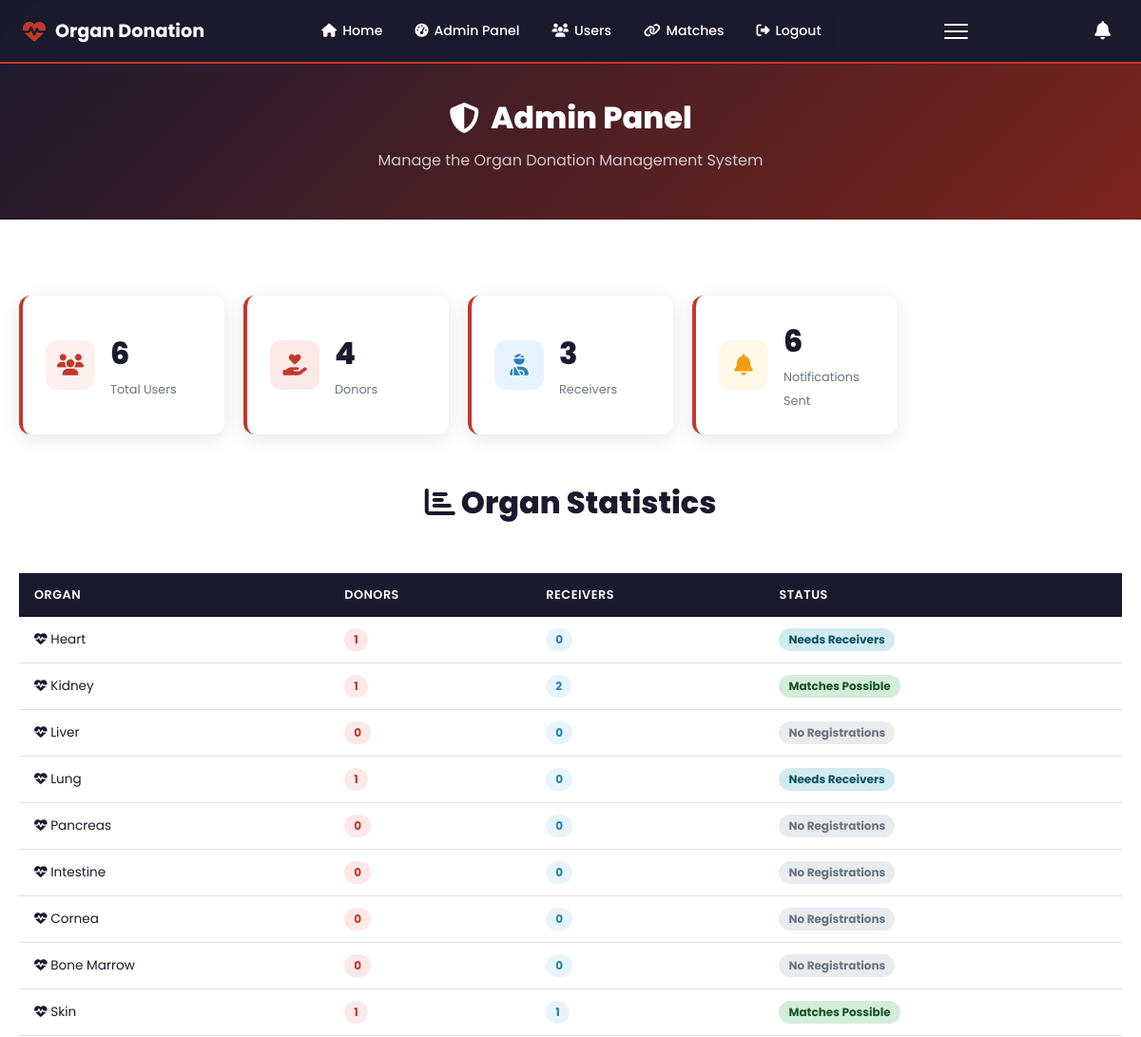
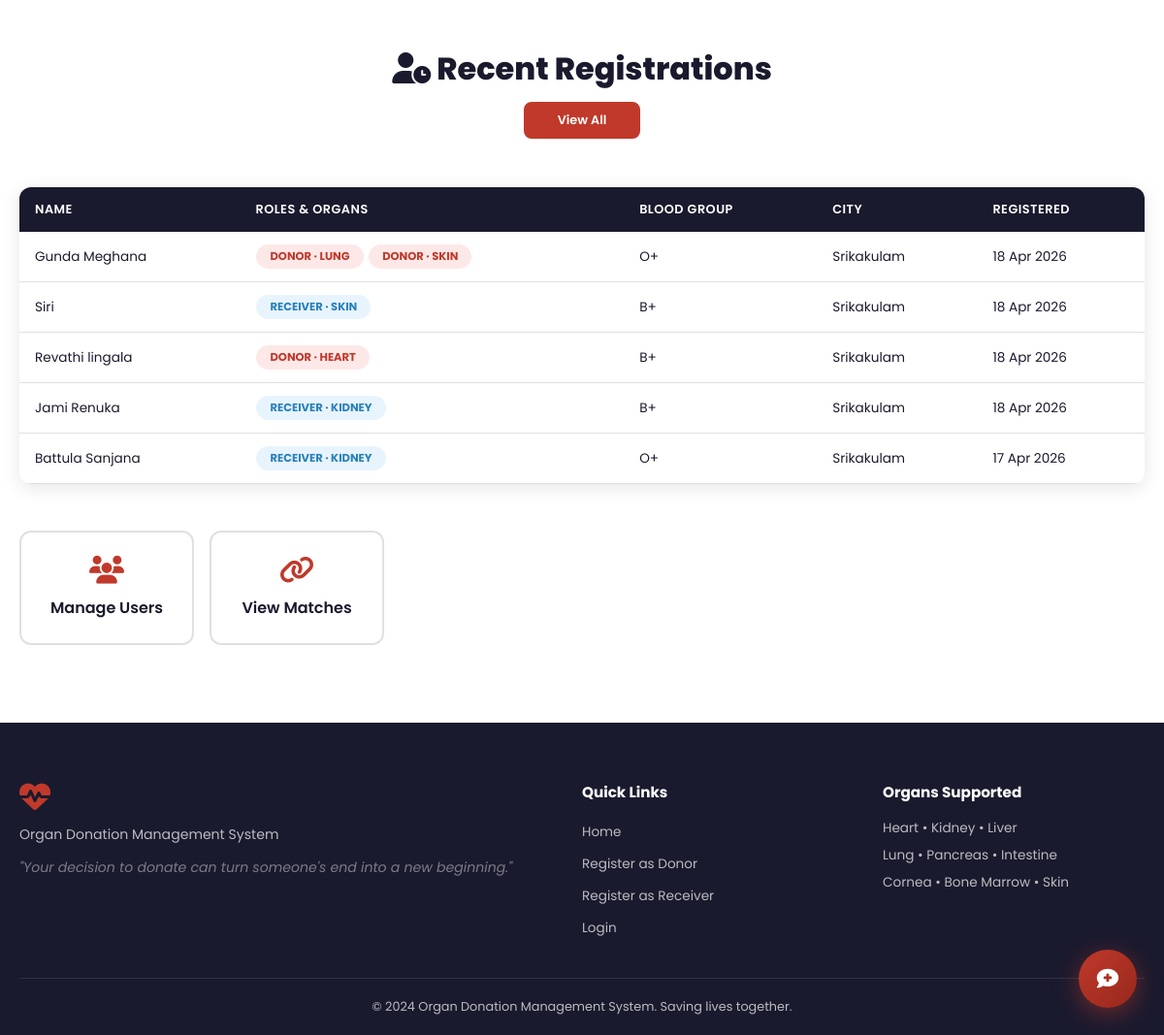
/admin (signed in), run on the app's committed database (2 pictures, top to bottom).
### app.py (models this page shows)
class UserOrgan(db.Model):
    id         = db.Column(db.Integer, primary_key=True)
    account_id = db.Column(db.Integer, db.ForeignKey('account.id'), nullable=False)
    role       = db.Column(db.String(10), nullable=False)   # 'donor' or 'receiver'
    organ      = db.Column(db.String(50), nullable=False)
    is_active  = db.Column(db.Boolean, default=True)
    added_on   = db.Column(db.DateTime, default=datetime.utcnow)
    __table_args__ = (db.UniqueConstraint('account_id', 'role', 'organ', name='uq_account_role_organ'),)

class Account(db.Model, UserMixin):
    id           = db.Column(db.Integer, primary_key=True)
    name         = db.Column(db.String(100), nullable=False)
    email        = db.Column(db.String(120), unique=True, nullable=False)
    password     = db.Column(db.String(200), nullable=False)
    phone        = db.Column(db.String(20), nullable=False)
    age          = db.Column(db.Integer, nullable=False)
    blood_group  = db.Column(db.String(5), nullable=False)
    city         = db.Column(db.String(100), nullable=False)
    state        = db.Column(db.String(100), nullable=False)
    gender       = db.Column(db.String(10), nullable=False, default='Other')
    is_admin     = db.Column(db.Boolean, default=False)
    is_active_user = db.Column(db.Boolean, default=True)
    registered_on  = db.Column(db.DateTime, default=datetime.utcnow)
    organ_entries  = db.relationship('UserOrgan', backref='account', lazy=True, cascade='all, delete-orphan')
    notifications  = db.relationship('Notification', backref='account', lazy=True, cascade='all, delete-orphan')

### app.py (the view)
@app.route('/admin')
@login_required
def admin_dashboard():
    if not current_user.is_admin:
        flash('Access denied.', 'danger')
        return redirect(url_for('dashboard'))
    total_users   = Account.query.filter_by(is_admin=False).count()
    donors        = UserOrgan.query.filter_by(role='donor').count()
    receivers     = UserOrgan.query.filter_by(role='receiver').count()
    notifications = Notification.query.count()
    recent_users  = Account.query.filter_by(is_admin=False).order_by(Account.registered_on.desc()).limit(5).all()
    organ_stats   = {}
    for organ in ORGANS:
        organ_stats[organ] = {
            'donors':    UserOrgan.query.filter_by(organ=organ, role='donor').count(),
            'receivers': UserOrgan.query.filter_by(organ=organ, role='receiver').count()
        }
    return render_template('admin/dashboard.html',
        total_users=total_users, donors=donors, receivers=receivers,
        notifications=notifications, recent_users=recent_users, organ_stats=organ_stats)

### app.py (called while the page is built)
@login_manager.user_loader
def load_user(user_id):
    return Account.query.get(int(user_id))

### templates/admin/dashboard.html
{% extends "base.html" %}
{% block content %}
<section class="page-hero admin-hero">
  <div class="page-hero-content">
    <h1><i class="fas fa-shield-alt"></i> Admin Panel</h1>
    <p>Manage the Organ Donation Management System</p>
  </div>
</section>
<section class="section">
  <div class="container">
    <div class="admin-stats-grid">
      <div class="admin-stat-card">
        <div class="admin-stat-icon"><i class="fas fa-users"></i></div>
        <div class="admin-stat-info">
          <span class="admin-stat-num">{{ total_users }}</span>
          <span class="admin-stat-label">Total Users</span>
        </div>
      </div>
      <div class="admin-stat-card">
        <div class="admin-stat-icon donor-icon"><i class="fas fa-hand-holding-heart"></i></div>
        <div class="admin-stat-info">
          <span class="admin-stat-num">{{ donors }}</span>
          <span class="admin-stat-label">Donors</span>
        </div>
      </div>
      <div class="admin-stat-card">
        <div class="admin-stat-icon receiver-icon"><i class="fas fa-user-injured"></i></div>
        <div class="admin-stat-info">
          <span class="admin-stat-num">{{ receivers }}</span>
          <span class="admin-stat-label">Receivers</span>
        </div>
      </div>
      <div class="admin-stat-card">
        <div class="admin-stat-icon notif-icon"><i class="fas fa-bell"></i></div>
        <div class="admin-stat-info">
          <span class="admin-stat-num">{{ notifications }}</span>
          <span class="admin-stat-label">Notifications Sent</span>
        </div>
      </div>
    </div>
    <div class="section-header mt-4">
      <h2><i class="fas fa-chart-bar"></i> Organ Statistics</h2>
    </div>
    <div class="organ-stats-table">
      <table class="admin-table">
        <thead>
          <tr>
            <th>Organ</th>
            <th>Donors</th>
            <th>Receivers</th>
            <th>Status</th>
          </tr>
        </thead>
        <tbody>
          {% for organ, stats in organ_stats.items() %}
          <tr>
            <td><i class="fas fa-heartbeat"></i> {{ organ }}</td>
            <td><span class="badge badge-donor">{{ stats.donors }}</span></td>
            <td><span class="badge badge-receiver">{{ stats.receivers }}</span></td>
            <td>
              {% if stats.donors > 0 and stats.receivers > 0 %}
                <span class="badge badge-success">Matches Possible</span>
              {% elif stats.donors == 0 and stats.receivers > 0 %}
                <span class="badge badge-warning">Needs Donors</span>
              {% elif stats.donors > 0 and stats.receivers == 0 %}
                <span class="badge badge-info">Needs Receivers</span>
              {% else %}
                <span class="badge badge-muted">No Registrations</span>
              {% endif %}
            </td>
          </tr>
          {% endfor %}
        </tbody>
      </table>
    </div>
    <div class="section-header mt-4">
      <h2><i class="fas fa-user-clock"></i> Recent Registrations</h2>
      <a href="{{ url_for('admin_users') }}" class="btn btn-primary btn-sm">View All</a>
    </div>
    <div class="admin-table-wrap">
      <table class="admin-table">
        <thead>
          <tr>
            <th>Name</th>
            <th>Roles &amp; Organs</th>
            <th>Blood Group</th>
            <th>City</th>
            <th>Registered</th>
          </tr>
        </thead>
        <tbody>
          {% for user in recent_users %}
          <tr>
            <td>{{ user.name }}</td>
            <td>
              {% for e in user.organ_entries %}
              <span class="role-badge role-{{ e.role }}" style="font-size:0.72rem;margin:1px">{{ e.role|capitalize }} · {{ e.organ }}</span>
              {% endfor %}
            </td>
            <td>{{ user.blood_group }}</td>
            <td>{{ user.city }}</td>
            <td>{{ user.registered_on.strftime('%d %b %Y') }}</td>
          </tr>
          {% endfor %}
        </tbody>
      </table>
    </div>
    <div class="admin-quick-links mt-4">
      <a href="{{ url_for('admin_users') }}" class="quick-link-card">
        <i class="fas fa-users"></i>
        <span>Manage Users</span>
      </a>
      <a href="{{ url_for('admin_matches') }}" class="quick-link-card">
        <i class="fas fa-link"></i>
        <span>View Matches</span>
      </a>
    </div>
  </div>
</section>
{% endblock %}

### static/css/style.css (style rules this page uses)
*, *::before, *::after { box-sizing: border-box; margin: 0; padding: 0; }
:root { --red: #c0392b; --red-dark: #96281b; --red-light: #e74c3c; --red-pale: #fdf0ef; --white: #ffffff; --dark: #1a1a2e; --gray: #6c757d; --light: #f8f9fa; --border: #e0e0e0; --shadow: 0 4px 20px rgba(0,0,0,0.1); --radius: 12px; }
body { font-family: 'Poppins', sans-serif; color: var(--dark); background: #fff; }
a { text-decoration: none; color: inherit; }
.btn { display: inline-flex; align-items: center; justify-content: center; gap: 8px; width: 200px; padding: 12px 0; border-radius: 8px; font-size: 0.9rem; font-weight: 600; cursor: pointer; border: 2px solid transparent; transition: all 0.3s ease; font-family: 'Poppins', sans-serif; text-align: center; white-space: nowrap; }
.btn-primary { background: var(--red); color: #fff; border-color: var(--red); }
.btn-sm { width: 120px; padding: 8px 0; font-size: 0.8rem; }
.section { padding: 80px 20px; }
.container { max-width: 1200px; margin: 0 auto; }
.section-header { text-align: center; margin-bottom: 50px; }
.section-header h2 { font-size: 2rem; font-weight: 800; color: var(--dark); margin-bottom: 10px; }
.mt-4 { margin-top: 48px; }
.page-hero { background: linear-gradient(135deg, #1a1a2e, #c0392b); padding: 100px 20px 50px; text-align: center; }
.admin-hero { background: linear-gradient(135deg, #1a1a2e, #7b241c); }
.page-hero-content h1 { font-size: 2rem; font-weight: 800; color: #fff; display: flex; align-items: center; justify-content: center; gap: 12px; }
.page-hero-content p { color: rgba(255,255,255,0.75); margin-top: 8px; }
.role-badge { display: inline-flex; align-items: center; gap: 6px; padding: 4px 14px; border-radius: 50px; font-size: 0.78rem; font-weight: 700; text-transform: uppercase; }
.role-donor { background: #fde8e8; color: var(--red); }
.role-receiver { background: #e8f4fd; color: #2980b9; }
.notif-icon { width: 36px; height: 36px; background: var(--red-pale); border-radius: 50%; display: flex; align-items: center; justify-content: center; flex-shrink: 0; }
.notif-icon i { color: var(--red); font-size: 0.9rem; }
.admin-stats-grid { display: grid; grid-template-columns: repeat(auto-fill, minmax(200px, 1fr)); gap: 20px; }
.admin-stat-card { background: #fff; border-radius: var(--radius); padding: 24px; box-shadow: var(--shadow); display: flex; align-items: center; gap: 16px; border-left: 4px solid var(--red); }
.admin-stat-icon { width: 52px; height: 52px; background: var(--red-pale); border-radius: 12px; display: flex; align-items: center; justify-content: center; }
.admin-stat-icon i { font-size: 1.4rem; color: var(--red); }
.donor-icon { background: #fde8e8; }
.donor-icon i { color: var(--red); }
.receiver-icon { background: #e8f4fd; }
.receiver-icon i { color: #2980b9; }
.notif-icon { background: #fef9e7; }
.notif-icon i { color: #f39c12; }
.admin-stat-num { display: block; font-size: 2rem; font-weight: 800; }
.admin-stat-label { font-size: 0.8rem; color: var(--gray); }
.admin-table-wrap { background: #fff; border-radius: var(--radius); box-shadow: var(--shadow); overflow: hidden; }
.admin-table { width: 100%; border-collapse: collapse; font-size: 0.85rem; }
.admin-table th { background: #1a1a2e; color: #fff; padding: 14px 16px; text-align: left; font-weight: 600; font-size: 0.8rem; text-transform: uppercase; letter-spacing: 0.5px; }
.admin-table td { padding: 12px 16px; border-bottom: 1px solid var(--border); vertical-align: middle; }
.badge { display: inline-block; padding: 3px 10px; border-radius: 50px; font-size: 0.75rem; font-weight: 700; }
.badge-success { background: #d4edda; color: #155724; }
.badge-info { background: #d1ecf1; color: #0c5460; }
.badge-muted { background: #e9ecef; color: #6c757d; }
.badge-donor { background: #fde8e8; color: var(--red); }
.badge-receiver { background: #e8f4fd; color: #2980b9; }
.admin-quick-links { display: grid; grid-template-columns: repeat(auto-fill, minmax(180px, 1fr)); gap: 16px; }
.quick-link-card { background: #fff; border: 2px solid var(--border); border-radius: var(--radius); padding: 24px; text-align: center; display: flex; flex-direction: column; align-items: center; gap: 12px; transition: all 0.3s; font-weight: 600; }
.quick-link-card i { font-size: 1.8rem; color: var(--red); }

### data on the page
UserOrgan: organ "Heart", donors "1", receivers "0", shows "Needs Receivers", role "DONOR", organ "HEART"
UserOrgan: organ "Kidney", donors "1", receivers "2", shows "Matches Possible", role "RECEIVER", organ "KIDNEY"
UserOrgan: organ "Lung", donors "1", receivers "0", shows "Needs Receivers", role "DONOR", organ "LUNG"
Account: name "Gunda Meghana", blood_group "O+", city "Srikakulam", registered_on "18 Apr 2026"
UserOrgan: role "DONOR", organ "SKIN"
Account: name "Siri", blood_group "B+", city "Srikakulam", registered_on "18 Apr 2026"
UserOrgan: role "RECEIVER", organ "SKIN"
Account: name "Revathi lingala", blood_group "B+", city "Srikakulam", registered_on "18 Apr 2026"
Account: name "Jami Renuka", blood_group "B+", city "Srikakulam", registered_on "18 Apr 2026"
UserOrgan: role "RECEIVER", organ "KIDNEY"
Account: name "Battula Sanjana", blood_group "O+", city "Srikakulam", registered_on "17 Apr 2026"

### other printed values
{{ total_users }} "6"
{{ donors }} "4"
{{ receivers }} "3"
{{ notifications }} "6"
{{ organ }} "Liver" "Pancreas" "Intestine" "Cornea" "Bone Marrow" "Skin"
{{ stats.donors }} "0" "0" "0" "0" "0" "1"
{{ stats.receivers }} "0" "0" "0" "0" "0" "1"
